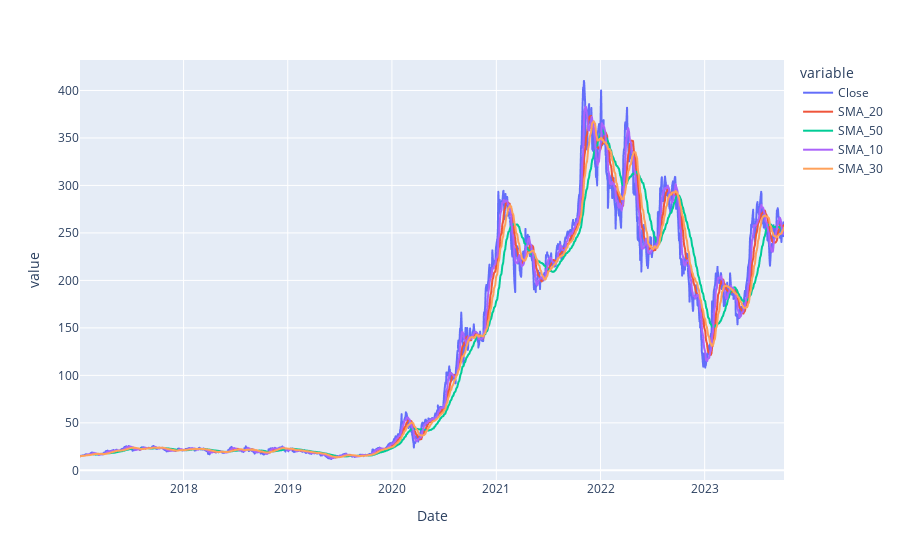

Notebook source saved alongside this figure:
### Code cell
import plotly.express as px
fig = px.line(stock, x='Date', y=['Close','SMA_20', 'SMA_50', 'SMA_10', 'SMA_30'])
fig.show()

### Figure 1 — Plotly figure (JSON) as saved in the notebook; plotly's stock layout.template omitted (floating-point values rounded to 4 significant figures; data arrays with more than 128 entries replaced by an {"elided": "..."} marker saying what was removed)
{"data": [{"hovertemplate": "variable=Close<br>Date=%{x}<br>value=%{y}<extra></extra>", "legendgroup": "Close", "line": {"color": "#636efa", "dash": "solid"}, "marker": {"symbol": "circle"}, "mode": "lines", "name": "Close", "showlegend": true, "type": "scattergl", "x": {"elided": "1702 str values"}, "xaxis": "x", "y": {"elided": "1702 float values"}, "yaxis": "y"}, {"hovertemplate": "variable=SMA_20<br>Date=%{x}<br>value=%{y}<extra></extra>", "legendgroup": "SMA_20", "line": {"color": "#EF553B", "dash": "solid"}, "marker": {"symbol": "circle"}, "mode": "lines", "name": "SMA_20", "showlegend": true, "type": "scattergl", "x": {"elided": "1702 str values"}, "xaxis": "x", "y": {"elided": "1702 float values"}, "yaxis": "y"}, {"hovertemplate": "variable=SMA_50<br>Date=%{x}<br>value=%{y}<extra></extra>", "legendgroup": "SMA_50", "line": {"color": "#00cc96", "dash": "solid"}, "marker": {"symbol": "circle"}, "mode": "lines", "name": "SMA_50", "showlegend": true, "type": "scattergl", "x": {"elided": "1702 str values"}, "xaxis": "x", "y": {"elided": "1702 float values"}, "yaxis": "y"}, {"hovertemplate": "variable=SMA_10<br>Date=%{x}<br>value=%{y}<extra></extra>", "legendgroup": "SMA_10", "line": {"color": "#ab63fa", "dash": "solid"}, "marker": {"symbol": "circle"}, "mode": "lines", "name": "SMA_10", "showlegend": true, "type": "scattergl", "x": {"elided": "1702 str values"}, "xaxis": "x", "y": {"elided": "1702 float values"}, "yaxis": "y"}, {"hovertemplate": "variable=SMA_30<br>Date=%{x}<br>value=%{y}<extra></extra>", "legendgroup": "SMA_30", "line": {"color": "#FFA15A", "dash": "solid"}, "marker": {"symbol": "circle"}, "mode": "lines", "name": "SMA_30", "showlegend": true, "type": "scattergl", "x": {"elided": "1702 str values"}, "xaxis": "x", "y": {"elided": "1702 float values"}, "yaxis": "y"}], "layout": {"legend": {"title": {"text": "variable"}, "tracegroupgap": 0}, "margin": {"t": 60}, "xaxis": {"anchor": "y", "domain": [0, 1], "title": {"text": "Date"}}, "yaxis": {"anchor": "x", "domain": [0, 1], "title": {"text": "value"}}}}
